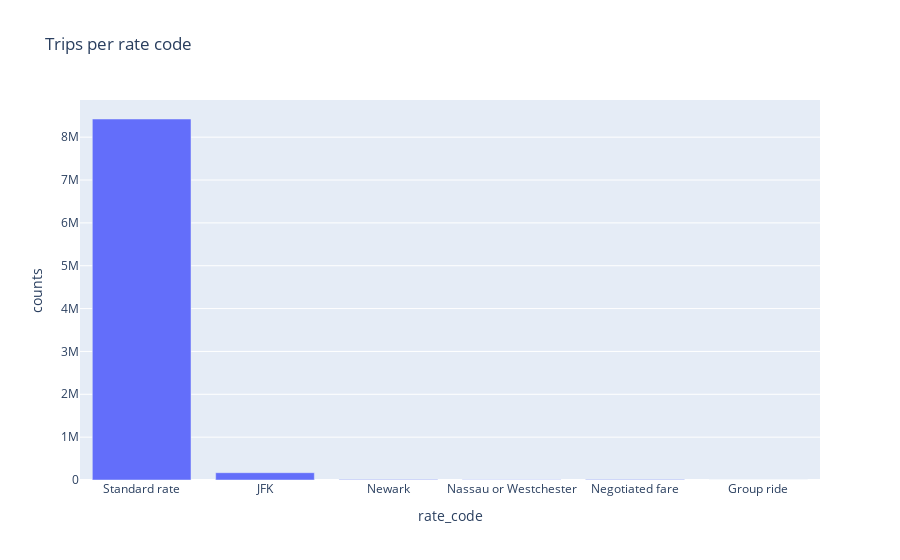

Notebook code cell kept with this figure:
### Code cell
fig = px.bar(data_frame=data_rate, x=data_rate.index, y=data_rate.values,
            labels={'index':'rate_code', 'y':'counts'}, title='Trips per rate code')
fig.show()

### Figure 1 — Plotly figure (JSON) as saved in the notebook; plotly's stock layout.template omitted (floating-point values rounded to 4 significant figures)
{"data": [{"alignmentgroup": "True", "hovertemplate": "rate_code=%{x}<br>counts=%{y}<extra></extra>", "legendgroup": "", "marker": {"color": "#636efa", "pattern": {"shape": ""}}, "name": "", "offsetgroup": "", "orientation": "v", "showlegend": false, "textposition": "auto", "type": "bar", "x": ["Standard rate", "JFK", "Newark", "Nassau or Westchester", "Negotiated fare", "Group ride"], "xaxis": "x", "y": [8424090, 170612, 13833, 4001, 9177, 22], "yaxis": "y"}], "layout": {"barmode": "relative", "legend": {"tracegroupgap": 0}, "title": {"text": "Trips per rate code"}, "xaxis": {"anchor": "y", "domain": [0, 1], "title": {"text": "rate_code"}}, "yaxis": {"anchor": "x", "domain": [0, 1], "title": {"text": "counts"}}}}
